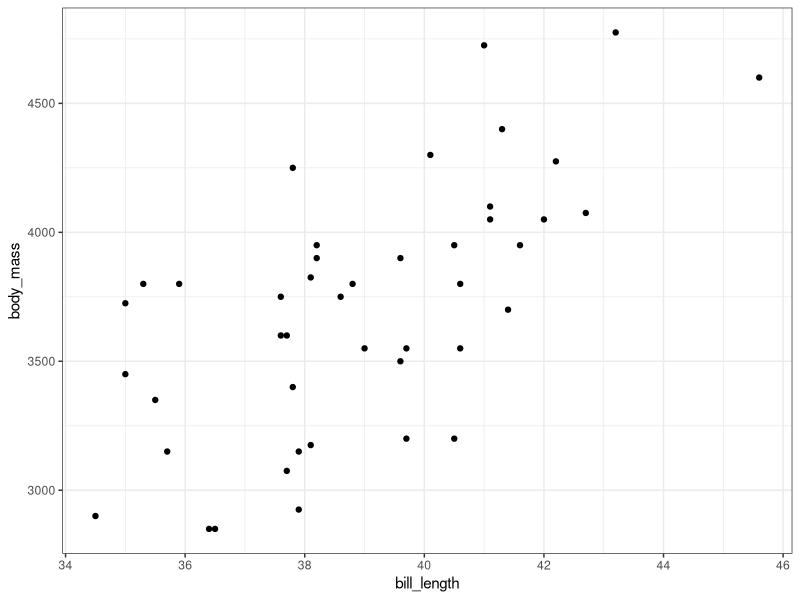
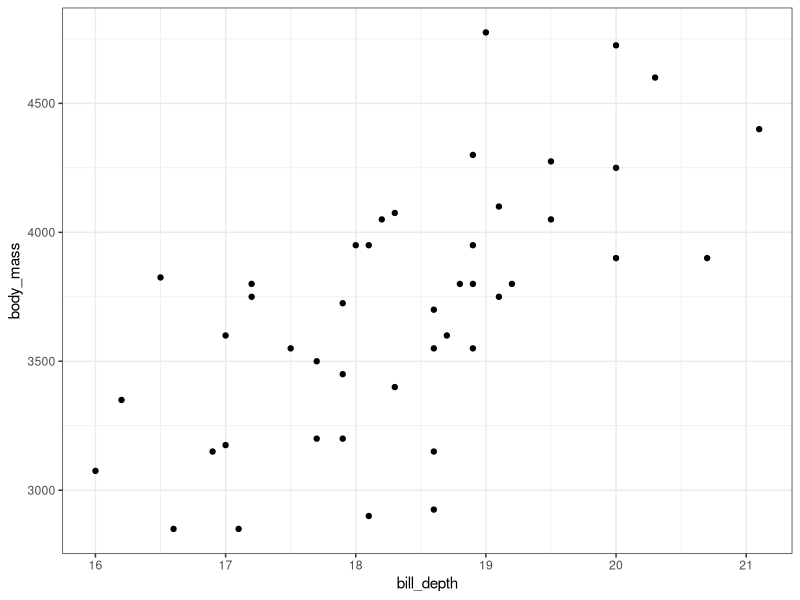
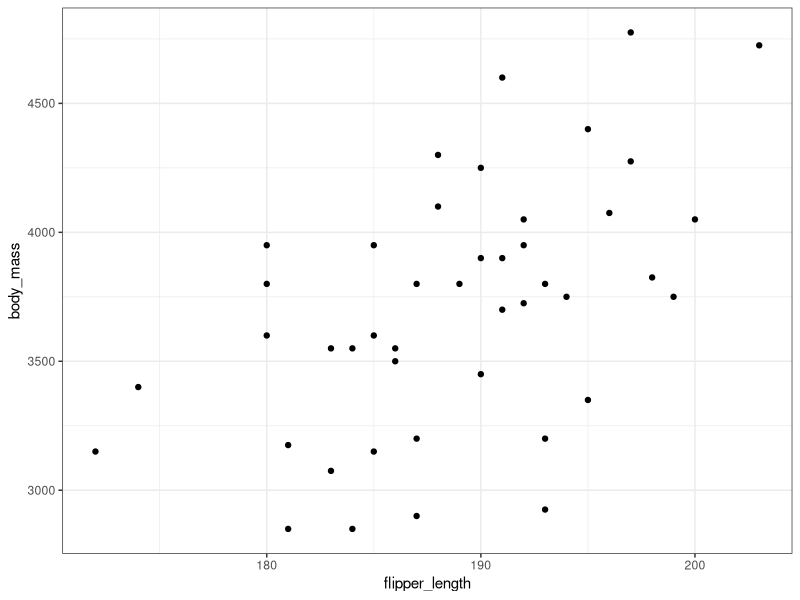

R code for these plots, in order: (Note: this script raises an error after producing the figures.)
## ---- chunk 1
knitr::opts_chunk$set(
  echo=TRUE, message=FALSE, warning=FALSE, fig.align="center", dev="svglite"
)

old.hooks <- fansi::set_knit_hooks(knitr::knit_hooks)
options(crayon.enabled=TRUE)
## ---- chunk 2
library(tibble)
library(dplyr)
library(ggplot2)
library(tidyr)
library(broom)
library(ellipse)
library(palmerpenguins)
theme_set(theme_bw())
## ---- chunk 3
penguins <- palmerpenguins::penguins %>%
  drop_na() %>%
  rename(
    bill_length = bill_length_mm,
    bill_depth = bill_depth_mm,
    flipper_length = flipper_length_mm,
    body_mass = body_mass_g
  )

penguins
## ---- chunk 4
penguins %>%
  distinct(species, island)
## ---- chunk 5
adeliebiscoe <- penguins %>%
  filter(species == "Adelie", island == "Biscoe")
## ---- chunk 6
ggplot(adeliebiscoe, aes(x=bill_length, y=body_mass))+
  geom_point()
## ---- chunk 7
ggplot(adeliebiscoe, aes(x=bill_depth, y=body_mass))+
  geom_point()
## ---- chunk 8
ggplot(adeliebiscoe, aes(x=flipper_length, y=body_mass))+
  geom_point()
## ---- chunk 9
ad_lm <- lm(body_mass ~ bill_length + bill_depth + flipper_length, data=adeliebiscoe)

summary(ad_lm)
## ---- chunk 10
ad_lm <- update(ad_lm, formula = . ~ . - 1)
## ---- chunk 11
summary(ad_lm)
## ---- chunk 12
anova(ad_lm)
## ---- chunk 13
ad_lm_origin_only <- update(ad_lm, formula = . ~ 0)
## ---- chunk 14
anova(ad_lm_origin_only, ad_lm)
## ---- chunk 15
# Don't forget the no-intercept term!!
ad_lm1 <- update(ad_lm, formula = . ~ bill_length - 1)
## ---- chunk 16
anova(ad_lm1, ad_lm)
## ---- chunk 17
ad_lm12 <- update(ad_lm, formula = . ~ . - flipper_length)
## ---- chunk 18
anova(ad_lm12, ad_lm)
## ---- chunk 19
tidy(ad_lm)
## ---- chunk 20
tibble(
  term = c("var1", "var2", "var3"),
  estimate = "...",
  std.error = "...",
  statistic = "...",
  p.value = c(0.0001, 0.4971, 0.8846)
)
## ---- chunk 21
nums <- 1:9

mat1 <- matrix(nums, nrow=3, ncol=3)
mat1
## ---- chunk 22
nums2 <- c(1:4, 9, 2, 7, 3, 6)
mat2 <- matrix(nums2, nrow=3, ncol=3, byrow=TRUE)
mat2
## ---- chunk 23
mat1
t(mat1)
## ---- chunk 24
mat2
solve(mat2)
## ---- chunk 25
mat1 %*% mat2
## ---- chunk 26
mat1
mat2
mat1 * mat2
## ---- chunk 27
Y <- matrix(c(7.2, 8.1, 9.8, 12.3, 12.9), nrow=5, ncol=1)
Y
## ---- chunk 28
X <- matrix(
  c(rep(1, 5), -1, -1, 0, 1, 1, -1, 0, 0, 0, 1),
  nrow=5, ncol=3,
  dimnames = list(NULL, c("Intercept", "X1", "X2"))
)
X
## ---- chunk 29
betahat <- solve(t(X) %*% X) %*% t(X) %*% Y
betahat
## ---- chunk 30
t(betahat) %*% t(X) %*% Y
## ---- chunk 31
(t(betahat) %*% t(X) %*% Y) - (1/5)*(t(Y) %*% Y)
## ---- chunk 32
X_reduced <- X[, -3]
X_reduced

betahat_reduced <- solve(t(X_reduced) %*% X_reduced) %*% t(X_reduced) %*% Y
betahat_reduced

t(betahat_reduced) %*% t(X_reduced) %*% Y
## ---- chunk 33
(t(betahat) %*% t(X) %*% Y) - (t(betahat_reduced) %*% t(X_reduced) %*% Y)
## ---- chunk 34
SSE <- (t(Y) %*% Y) - (t(betahat) %*% t(X) %*% Y)
SSE
## ---- chunk 35
MSE <- SSE / 2
MSE <- as.numeric(MSE)
MSE
## ---- chunk 36
vcov_betahat <- MSE * solve(t(X) %*% X)
vcov_betahat
## ---- chunk 37
se_betahat <- sqrt(diag(vcov_betahat))
se_betahat
## ---- chunk 38
x0 <- matrix(c(1, 0.5, 0), nrow=3, ncol=1)
x0

t(x0) %*% betahat
## ---- chunk 39
sqrt(MSE * t(x0) %*% solve(t(X) %*% X) %*% x0)
## ---- chunk 40
V <- diag(c(1, 1, 1/4, 1, 1))
V
## ---- chunk 41
V_inv <- solve(V)
V_inv
## ---- chunk 42
betahat_weighted <- solve(t(X) %*% V_inv %*% X) %*% t(X) %*% V_inv %*% Y
betahat_weighted
## ---- chunk 43
data(rock)

slr_rock <- lm(area ~ peri, data=rock)
## ---- chunk 44
ellipse_path <- slr_rock %>%
  ellipse(level=0.90) %>%
  as_tibble()

ellipse_path
## ---- chunk 45
coef_table <- slr_rock %>%
  tidy(conf.int=TRUE)

coef_table
## ---- chunk 46
coef_point <- coef_table %>%
  pivot_wider(id_cols=c(term, estimate), names_from=term, values_from=estimate)

coef_point
## ---- chunk 47
beta0 <- coef_table %>%
  slice(1) %>%
  pivot_longer(cols=contains("conf"))

beta0
## ---- chunk 48
beta1 <- coef_table %>%
  slice(2) %>%
  pivot_longer(cols=contains("conf"))

beta1
## ---- chunk 49
ggplot()+
  geom_vline(data=beta0, aes(xintercept=value), colour="#3366FF", lty=2)+
  geom_hline(data=beta1, aes(yintercept=value), colour="#3366FF", lty=2)+
  geom_point(data=coef_point, aes(x=`(Intercept)`, y=peri), colour="red")+
  geom_path(data=ellipse_path, aes(x=`(Intercept)`, y=peri))+
  labs(
    x="Intercept", y="Slope",
    caption="Solid line represents the boundary of the 90% confidence region. Dashed lines represent
    the boundaries of the 95% confidence intervals."
  )
